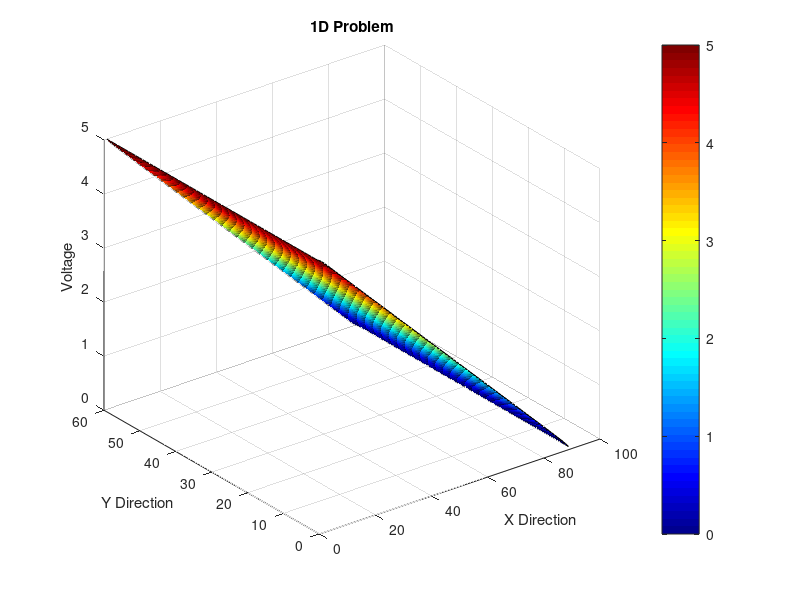
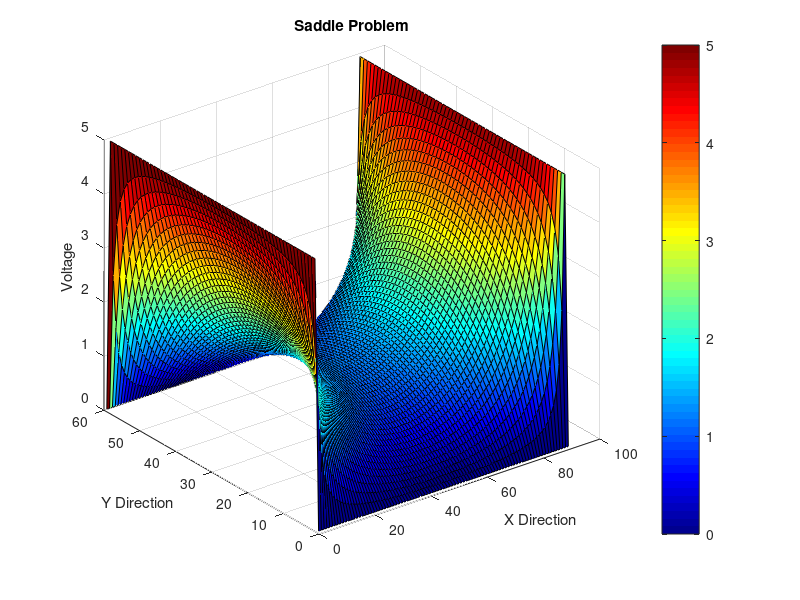
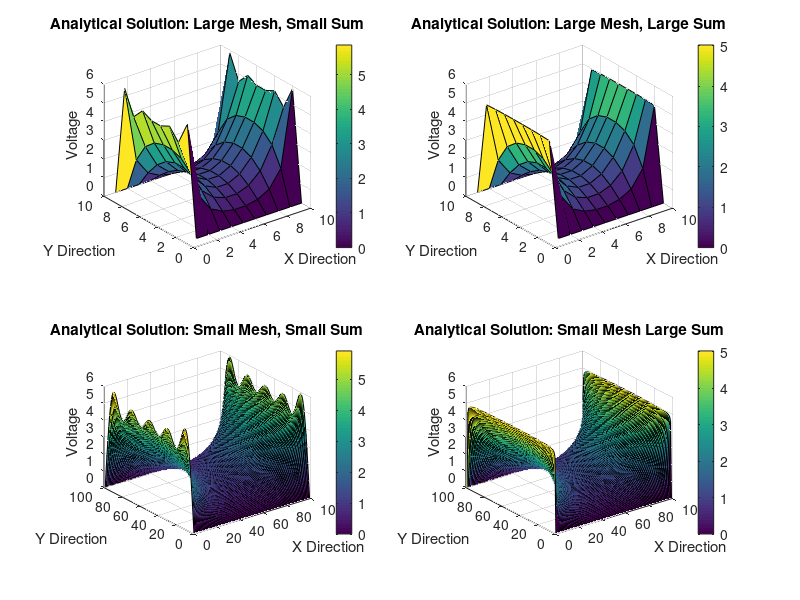
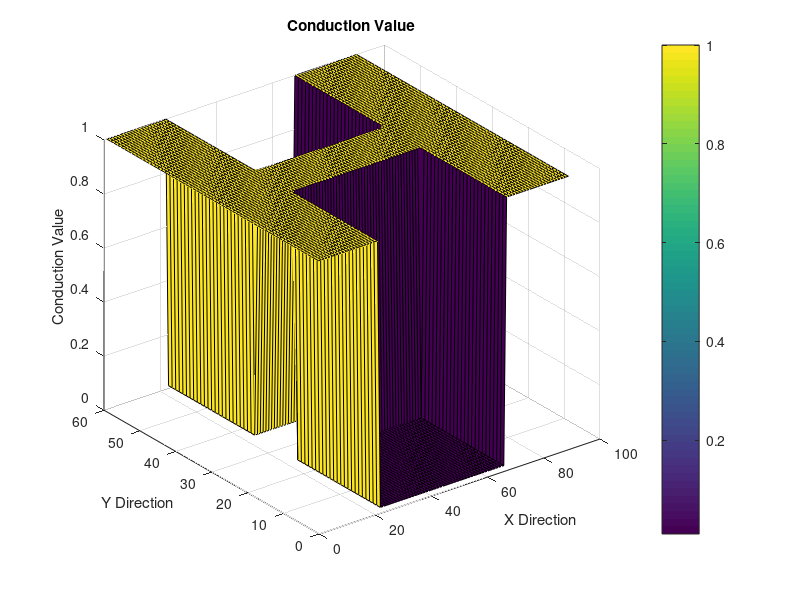

The MATLAB script that drew these images, in order:
% Rudi Hidvary
% 101037815 

clear
clc
close all

% Simulation Parameters 
L = 90; % Length of the spatial region
W = 60; % Width or height ofthe spatial region
V0 = 5; % 5 volt supply
VX1 = V0;
VXL = 0;
gnd = 0; % Ground voltage for easier reading of code 

% Matrix Definitions and sizing 
G = sparse(W*L,W*L); 
B = zeros(W*L,1);

% Loop used to initialize the matrix G and B to find V vector 
for x = 1:L
    for y = 1:W
        n = (x-1)*W+y; % Used to place correct values in the G matrix
        nxm = (x-2)*W+y;
        nxp = (x)*W+y;
        nym = (x-1)*W+(y-1);
        nyp = (x-1)*W+(y+1);         
        if(x == 1) % Case for lower X boundary
            B(n,1) = VX1;
            G(n,n) = 1;
        elseif(x == L) % Case for upper X boundary 
            B(n,1) = VXL;
            G(n,n) = 1;
        else % Case for calculated nodes
            G(n,n) = -4;
            G(n,nxm) = 1;
            G(n,nxp) = 1;
            G(n,nym) = 1;
            G(n,nyp) = 1;
            B(n,1) = 0;
        end
    end
end

% Solve for the voltages at each node 
V = G\B; % Using backslash to simplfy code and speed up calculations

% Map the voltage vector to a matrix so that it can be viewed
for x = 1:L
    for y = 1:W
        n = (x-1)*W+y;
        map(y,x) = V(n,1);
    end
end

% Plot the voltage map as a 3D problem
figure(2) 
surf(map)
title('1D Problem')
xlabel('X Direction')
ylabel('Y Direction')
zlabel('Voltage')
grid on 
colormap jet
colorbar 



%XXXXXXXXXXXXXXXXXXXXXXXXXXXXXXXXXXXXXXXXXXXXXXXXXXXXXXXXXXXXXXXXXXXXXXXXXXXX
% Second Case: Saddle
G = sparse(W*L,W*L);
B = zeros(W*L,1);

VX1 = V0;
VXL = V0;
VY1 = 0;
VYW = 0;

% Loop used to initialize the matrix G and B to find V vector 
for x = 1:L
    for y = 1:W
        n = (x-1)*W+y;
        nxm = (x-2)*W+y;
        nxp = (x)*W+y;
        nym = (x-1)*W+(y-1);
        nyp = (x-1)*W+(y+1);         
        if(x == 1 && y ~= 1 && y ~= W)
            B(n,1) = VX1;
            G(n,n) = 1;
        elseif(x == L && y ~= 1 && y ~= W)
            B(n,1) = VXL;
            G(n,n) = 1;
        elseif(y == 1)
            B(n,1) = VY1;
            G(n,n) = 1;
        elseif(y == W)  
            B(n,1) = VYW;
            G(n,n) = 1;
        else % Calculated 
            G(n,n) = -4;
            G(n,nxm) = 1;
            G(n,nxp) = 1;
            G(n,nym) = 1;
            G(n,nyp) = 1;
            B(n,1) = 0;
        end
    end
end

% Solve voltage vector
V = G\B;

% Mapping the voltage vector to a matrix
for x = 1:L
    for y = 1:W
        n = (x-1)*W+y;
        map(y,x) = V(n,1);
    end
end

% Plotting the voltage map
figure(3) 
surf(map)
title('Saddle Problem')
xlabel('X Direction')
ylabel('Y Direction')
zlabel('Voltage')
grid on 
colormap jet
colorbar 



%XXXXXXXXXXXXXXXXXXXXXXXXXXXXXXXXXXXXXXXXXXXXXXXXXXXXXXXXXXXXXXXXXXXXXXXXXXXXX
% Analytical Solution 
a = W; 
b = L/2;
n1 = 10;
n2 = 200;
num1 = 10; % Sets the number of meshes used
num2 = 100; % Used to create different mesh size and compare
X1 = linspace(-L/2,L/2,num1);
Y1 = linspace(0,W,num1);
[nx1,ny1] = meshgrid(X1,Y1);
X2 = linspace(-L/2,L/2,num2);
Y2 = linspace(0,W,num2);
[nx2,ny2] = meshgrid(X2,Y2);

% Initialze the Voltage matrices
V_analytical1 = zeros(num1,num1);% small sum n1, small mesh number num1 
V_analytical2 = zeros(num1,num1);% large sum n2, small mesh number num1
V_analytical3 = zeros(num2,num2);% small sum n1, large mesh number num2 
V_analytical4 = zeros(num2,num2);% large sum n2, large mesh number num2 

% Iterate through the Fourier series and solve analytical solution
for n = 1:2:n1
    V_analytical1 = V_analytical1 + (1/n).*(cosh((n*pi.*nx1)./(a))./cosh((n*pi*(b))/(a))).*sin((n*pi.*ny1)./(a));
end 
for n = 1:2:n2
    V_analytical2 = V_analytical2 + (1/n).*(cosh((n*pi.*nx1)./(a))./cosh((n*pi*(b))/(a))).*sin((n*pi.*ny1)./(a));
end  
for n = 1:2:n1
    V_analytical3 = V_analytical3 + (1/n).*(cosh((n*pi.*nx2)./(a))./cosh((n*pi*(b))/(a))).*sin((n*pi.*ny2)./(a));
end  
for n = 1:2:n2
    V_analytical4 = V_analytical4 + (1/n).*(cosh((n*pi.*nx2)./(a))./cosh((n*pi*(b))/(a))).*sin((n*pi.*ny2)./(a));
end  

% Multiply by the coefficient 
V_analytical1 = (4*V0/pi).*V_analytical1;
V_analytical2 = (4*V0/pi).*V_analytical2;
V_analytical3 = (4*V0/pi).*V_analytical3;
V_analytical4 = (4*V0/pi).*V_analytical4;

% Plot all of the analytical solutions on a single plot
figure(4)
subplot(2,2,1)
surf(V_analytical1)
title('Analytical Solution: Large Mesh, Small Sum')
xlabel('X Direction')
ylabel('Y Direction')
zlabel('Voltage')
colorbar
grid on

subplot(2,2,2)
surf(V_analytical2)
title('Analytical Solution: Large Mesh, Large Sum')
xlabel('X Direction')
ylabel('Y Direction')
zlabel('Voltage')
colorbar
grid on

subplot(2,2,3)
surf(V_analytical3)
title('Analytical Solution: Small Mesh, Small Sum')
xlabel('X Direction')
ylabel('Y Direction')
zlabel('Voltage')
colorbar
grid on

subplot(2,2,4)
surf(V_analytical4)
title('Analytical Solution: Small Mesh Large Sum')
xlabel('X Direction')
ylabel('Y Direction')
zlabel('Voltage')
colorbar
grid on



%XXXXXXXXXXXXXXXXXXXXXXXXXXXXXXXXXXXXXXXXXXXXXXXXXXXXXXXXXXXXXXXXXXXXXXXXXX
%XXXXXXXXXXXXXXXXXXXXXXXXXXXXXXXXXXXXXXXXXXXXXXXXXXXXXXXXXXXXXXXXXXXXXXXXXX
%XXXXXXXXXXXXXXXXXXXXXXXXXXXXXXXXXXXXXXXXXXXXXXXXXXXXXXXXXXXXXXXXXXXXXXXXXX
% Part 2 Resistor and Current Density 
G = sparse(W*L,W*L); 
B = zeros(W*L,1);
conductionTypeA = 1;
conductionTypeB = 0.01;
conduction = conductionTypeA.*ones(W,L);

% Defining the boundaries for the bottleneck
XUpperBound = 0.75*L;
XLowerBound = 0.25*L;
YUpperBound = 0.6*W;
YLowerBound = 0.4*W;

% Sets all of the bottleneck conduction values 
for x = 1:L
    for y = 1:W
        if((x <= XUpperBound && x >= XLowerBound && y <= YLowerBound) || (x <= XUpperBound && x >= XLowerBound && y >= YUpperBound))
            conduction(y,x) = conductionTypeB;
        end
    end
end

% Set the voltages at the edge cases
VX1 = V0;
VXL = 0;
VY1 = 0;
VYW = 0;

% Loop used to initialize the matrix G and B to find V vector 
for x = 1:L
    for y = 1:W
        n = (x-1)*W+y; 
        nxm = (x-2)*W+y;
        nxp = (x)*W+y;
        nym = (x-1)*W+(y-1);
        nyp = (x-1)*W+(y+1);         
        if(x == 1)
            B(n,1) = VX1;
            space(y,x) = VX1;
            G(n,n) = 1;
        elseif(x == L)
            B(n,1) = VXL;
            space(y,x) = VXL;
            G(n,n) = 1;
%             % Top Left Condition
%         elseif(y == 1 && x == 1)
%             cxp = (conduction(y,x) + conduction(y,x+1))/2;
%             cyp = (conduction(y,x) + conduction(y+1,x))/2;
%             
%             G(n,n) = -(cxp+cyp);
%             G(n,nxp) = cxp;
%             G(n,nyp) = cyp;
%             
%             B(n,1) = VX1;
%             space(y,x) = VX1;
%             %G(n,n) = 1;
%             % Top Right Condition
%         elseif(y == 1 && x == L)
%             cxm = (conduction(y,x) + conduction(y,x-1))/2;
%             cyp = (conduction(y,x) + conduction(y+1,x))/2;
%             
%             G(n,n) = -(cxm+cyp);
%             G(n,nxm) = cxm;
%             G(n,nyp) = cyp;
%             
%             B(n,1) = VXL;
%             space(y,x) = VXL;
%             %G(n,n) = 1;
%             % Bottom Left Condition
%         elseif(y == W && x == 1)
%             cxp = (conduction(y,x) + conduction(y,x+1))/2;
%             cym = (conduction(y,x) + conduction(y-1,x))/2;
%             
%             G(n,n) = -(cxp+cym);
%             G(n,nxp) = cxp;
%             G(n,nym) = cym;
%             
%             B(n,1) = VX1;
%             space(y,x) = VX1;
%             %G(n,n) = 1;
%             % Bottom Right Condition
%         elseif(y == W && x == L)
%             cxm = (conduction(y,x) + conduction(y,x-1))/2;
%             cym = (conduction(y,x) + conduction(y-1,x))/2;
%             
%             G(n,n) = -(cxm+cym);
%             G(n,nxm) = cxm;
%             G(n,nym) = cym;
%             
%             B(n,1) = VXL;
%             space(y,x) = VXL;
%             %G(n,n) = 1;
        elseif(y == 1)
            cxm = (conduction(y,x) + conduction(y,x-1))/2;
            cxp = (conduction(y,x) + conduction(y,x+1))/2;
            cyp = (conduction(y,x) + conduction(y+1,x))/2;
            
            G(n,n) = -(cxm+cxp+cyp);
            G(n,nxm) = cxm;
            G(n,nxp) = cxp;
            G(n,nyp) = cyp;
            
            B(n,1) = VY1;
            space(y,x) = VY1;
            %G(n,n) = 1;
        elseif(y == W)  
            cxm = (conduction(y,x) + conduction(y,x-1))/2;
            cxp = (conduction(y,x) + conduction(y,x+1))/2;
            cym = (conduction(y,x) + conduction(y-1,x))/2;
            
            G(n,n) = -(cxm+cxp+cym);
            G(n,nxm) = cxm;
            G(n,nxp) = cxp;
            G(n,nym) = cym;
            
            B(n,1) = VYW;
            space(y,x) = VYW;
            %G(n,n) = 1;
        else % Calculated 
            cxm = (conduction(y,x) + conduction(y,x-1))/2;
            cxp = (conduction(y,x) + conduction(y,x+1))/2;
            cyp = (conduction(y,x) + conduction(y+1,x))/2;
            cym = (conduction(y,x) + conduction(y-1,x))/2;
            
            G(n,n) = -(cxm+cxp+cym+cyp);
            G(n,nxm) = cxm;
            G(n,nxp) = cxp;
            G(n,nym) = cym;
            G(n,nyp) = cyp;
            B(n,1) = 0;
        end
    end
end

% solve for the voltage vector
V = G\B;

% Loop to map answer vector to a matrix to be plotted
for x = 1:L
    for y = 1:W
        n = (x-1)*W+y;
        map(y,x) = V(n,1);
    end
end

% Using the gradient function to determine the electric field 
[Ex,Ey] = gradient(map);

% Plotting the conduction
figure(5)
surf(conduction)
title('Conduction Value')
xlabel('X Direction')
ylabel('Y Direction')
zlabel('Conduction Value')
colorbar
grid on 

% Plotting the voltage 
figure(6) 
surf(map)
title('Voltage Over Varying Conduction')
xlabel('X Direction')
ylabel('Y Direction')
zlabel('Voltage')
grid on 
colormap jet
colorbar

% Plotting the electric field 
figure(7) 
quiver(-Ex,-Ey,'b')
title('Electric Field')
xlabel('X Direction')
ylabel('Y Direction')
grid on 

% Calculating the current density using Ohm's Law
Jx = conduction.*(-Ex);
Jy = conduction.*(-Ey);

% Plotting the current density 
figure(8)
quiver(Jx,Jy,'r')
title('Current Density')
xlabel('X Direction')
ylabel('Y Direction')
grid on 











